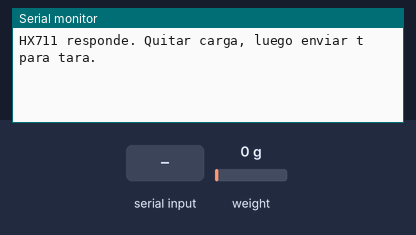
The sketch below on a simulated ESP32. Parts: the last lines printed to the serial monitor. The inputs (shaded band) are chosen by the test bench; at power-on: weight on the scale 0 g.

Above: at 1.9 s.
2.0 s: "t" received over Serial
At 2.5 s:
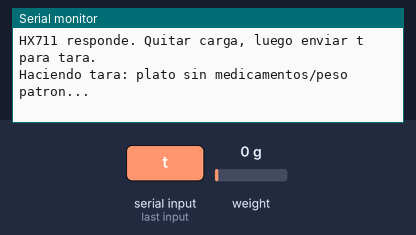
5.0 s: "c" received over Serial
At 7.2 s:
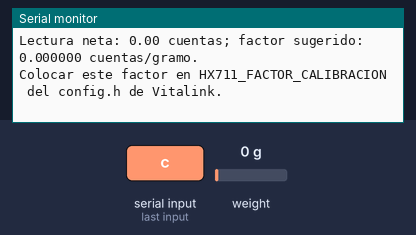
8.0 s: "p" received over Serial
At 10.3 s:
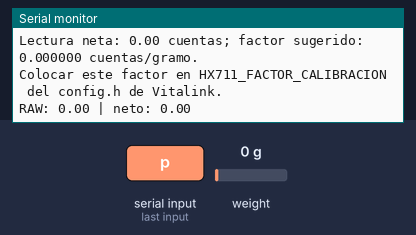

The sketch:

HX711_Calibracion.ino
```cpp
/* Calibracion sencilla HX711 + celda 5kg, ESP32 DevKit V1.
   CORREGIR PINES primero segun las conexiones del prototipo.
   Arduino IDE: instalar biblioteca HX711 by Bogde.
   Monitor Serie 115200: t=tarar plato VACIO; c=calcular factor con 100g conocidos; p=ver datos.
   Una vez calibrado, copiar el factor a config.h del programa principal.
*/
#include <Arduino.h>
#include <HX711.h>
constexpr int PIN_HX_DT = 32;  // EJEMPLO: CAMBIAR segun conexion REAL
constexpr int PIN_HX_SCK = 33; // EJEMPLO: CAMBIAR segun conexion REAL
constexpr float MASA_CONOCIDA_G = 100.0f; // CAMBIAR por la masa real del objeto patron
HX711 hx;
bool lista = false;
void setup() {
  Serial.begin(115200);
  delay(700);
  hx.begin(PIN_HX_DT, PIN_HX_SCK);
  lista = hx.wait_ready_timeout(2500);
  Serial.println(lista ? "HX711 responde. Quitar carga, luego enviar t para tara." : "HX711 NO responde: revisar cables, voltaje y GPIO.");
}
void loop() {
  if (!lista || !Serial.available()) return;
  const char c = Serial.read();
  if (c == 't' || c == 'T') {
    Serial.println("Haciendo tara: plato sin medicamentos/peso patron...");
    hx.set_scale(1.0f);
    hx.tare(20);
    Serial.println("Tara lista. Colocar peso conocido, luego enviar c.");
  } else if (c == 'c' || c == 'C') {
    if (!hx.wait_ready_timeout(2500)) { Serial.println("HX711 no responde"); return; }
    const float promedio = hx.get_value(15);
    const float factor = promedio / MASA_CONOCIDA_G;
    Serial.printf("Lectura neta: %.2f cuentas; factor sugerido: %.6f cuentas/gramo.\n", promedio, factor);
    Serial.println("Colocar este factor en HX711_FACTOR_CALIBRACION del config.h de Vitalink.");
  } else if (c == 'p' || c == 'P') {
    if (hx.wait_ready_timeout(1500)) Serial.printf("RAW: %.2f | neto: %.2f\n", (float)hx.read_average(5), hx.get_value(5));
  }
}
```

Measured:
- after the input at 2.0 s, the serial monitor: prints a new line at once (image 1)
- after the input at 5.0 s, the serial monitor: prints a new line after 1.5 s (image 2)
- after the input at 8.0 s, the serial monitor: prints a new line after 1.0 s (image 3)
